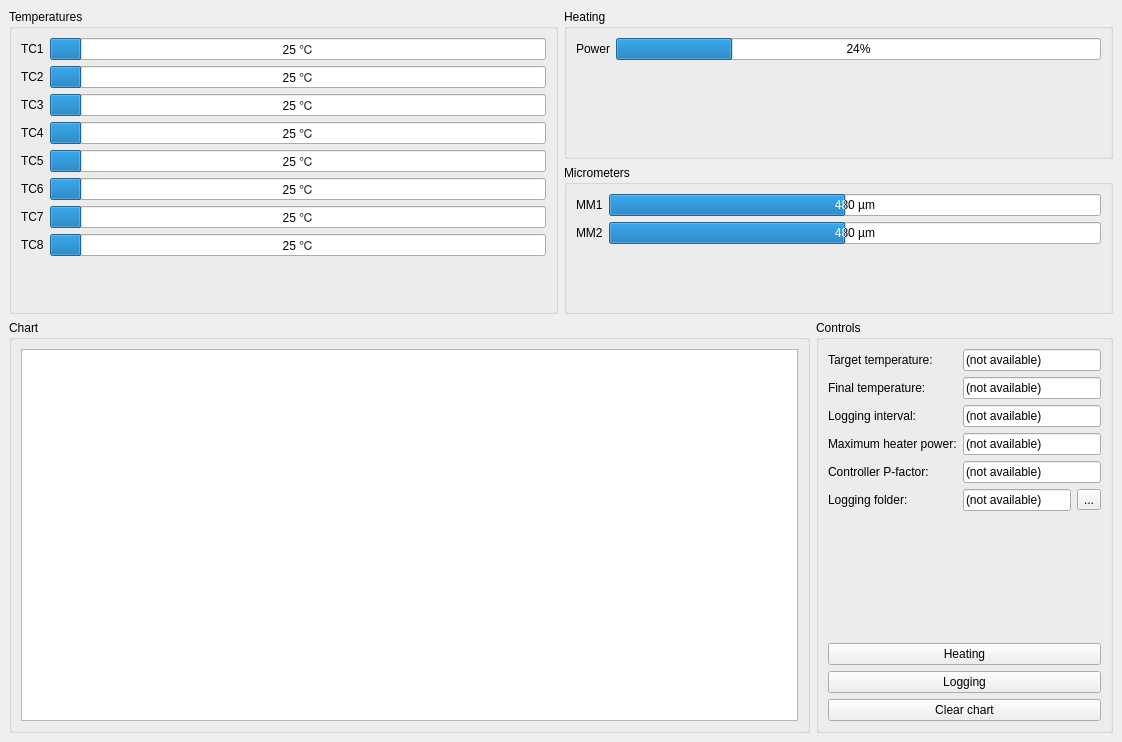
<?xml version="1.0" encoding="UTF-8"?>
<ui version="4.0">
 <class>MainWindow</class>
 <widget class="QMainWindow" name="MainWindow">
  <property name="geometry">
   <rect>
    <x>0</x>
    <y>0</y>
    <width>1122</width>
    <height>742</height>
   </rect>
  </property>
  <property name="minimumSize">
   <size>
    <width>950</width>
    <height>500</height>
   </size>
  </property>
  <property name="windowTitle">
   <string>Heater control</string>
  </property>
  <widget class="QWidget" name="widgetMainWindow">
   <property name="styleSheet">
    <string notr="true"/>
   </property>
   <layout class="QVBoxLayout" name="verticalLayout_3" stretch="0,1">
    <item>
     <layout class="QHBoxLayout" name="layTopRow">
      <item>
       <widget class="QGroupBox" name="grpTemperatures">
        <property name="title">
         <string>Temperatures</string>
        </property>
        <layout class="QFormLayout" name="formLayout_2">
         <item row="0" column="0">
          <widget class="QLabel" name="label_7">
           <property name="text">
            <string>TC1</string>
           </property>
          </widget>
         </item>
         <item row="0" column="1">
          <widget class="QProgressBar" name="pbTC8">
           <property name="sizePolicy">
            <sizepolicy hsizetype="MinimumExpanding" vsizetype="Minimum">
             <horstretch>0</horstretch>
             <verstretch>0</verstretch>
            </sizepolicy>
           </property>
           <property name="minimum">
            <number>20</number>
           </property>
           <property name="maximum">
            <number>100</number>
           </property>
           <property name="value">
            <number>25</number>
           </property>
           <property name="alignment">
            <set>Qt::AlignmentFlag::AlignCenter</set>
           </property>
           <property name="textVisible">
            <bool>true</bool>
           </property>
           <property name="invertedAppearance">
            <bool>false</bool>
           </property>
           <property name="format">
            <string>%v ℃</string>
           </property>
          </widget>
         </item>
         <item row="1" column="0">
          <widget class="QLabel" name="label_8">
           <property name="text">
            <string>TC2</string>
           </property>
          </widget>
         </item>
         <item row="1" column="1">
          <widget class="QProgressBar" name="pbTC7">
           <property name="sizePolicy">
            <sizepolicy hsizetype="MinimumExpanding" vsizetype="Minimum">
             <horstretch>0</horstretch>
             <verstretch>0</verstretch>
            </sizepolicy>
           </property>
           <property name="minimum">
            <number>20</number>
           </property>
           <property name="maximum">
            <number>100</number>
           </property>
           <property name="value">
            <number>25</number>
           </property>
           <property name="alignment">
            <set>Qt::AlignmentFlag::AlignCenter</set>
           </property>
           <property name="textVisible">
            <bool>true</bool>
           </property>
           <property name="invertedAppearance">
            <bool>false</bool>
           </property>
           <property name="format">
            <string>%v ℃</string>
           </property>
          </widget>
         </item>
         <item row="2" column="0">
          <widget class="QLabel" name="label_9">
           <property name="text">
            <string>TC3</string>
           </property>
          </widget>
         </item>
         <item row="2" column="1">
          <widget class="QProgressBar" name="pbTC6">
           <property name="sizePolicy">
            <sizepolicy hsizetype="MinimumExpanding" vsizetype="Minimum">
             <horstretch>0</horstretch>
             <verstretch>0</verstretch>
            </sizepolicy>
           </property>
           <property name="minimum">
            <number>20</number>
           </property>
           <property name="maximum">
            <number>100</number>
           </property>
           <property name="value">
            <number>25</number>
           </property>
           <property name="alignment">
            <set>Qt::AlignmentFlag::AlignCenter</set>
           </property>
           <property name="textVisible">
            <bool>true</bool>
           </property>
           <property name="invertedAppearance">
            <bool>false</bool>
           </property>
           <property name="format">
            <string>%v ℃</string>
           </property>
          </widget>
         </item>
         <item row="3" column="0">
          <widget class="QLabel" name="label_10">
           <property name="text">
            <string>TC4</string>
           </property>
          </widget>
         </item>
         <item row="3" column="1">
          <widget class="QProgressBar" name="pbTC5">
           <property name="sizePolicy">
            <sizepolicy hsizetype="MinimumExpanding" vsizetype="Minimum">
             <horstretch>0</horstretch>
             <verstretch>0</verstretch>
            </sizepolicy>
           </property>
           <property name="minimum">
            <number>20</number>
           </property>
           <property name="maximum">
            <number>100</number>
           </property>
           <property name="value">
            <number>25</number>
           </property>
           <property name="alignment">
            <set>Qt::AlignmentFlag::AlignCenter</set>
           </property>
           <property name="textVisible">
            <bool>true</bool>
           </property>
           <property name="invertedAppearance">
            <bool>false</bool>
           </property>
           <property name="format">
            <string>%v ℃</string>
           </property>
          </widget>
         </item>
         <item row="4" column="0">
          <widget class="QLabel" name="label_11">
           <property name="text">
            <string>TC5</string>
           </property>
          </widget>
         </item>
         <item row="4" column="1">
          <widget class="QProgressBar" name="pbTC4">
           <property name="sizePolicy">
            <sizepolicy hsizetype="MinimumExpanding" vsizetype="Minimum">
             <horstretch>0</horstretch>
             <verstretch>0</verstretch>
            </sizepolicy>
           </property>
           <property name="minimum">
            <number>20</number>
           </property>
           <property name="maximum">
            <number>100</number>
           </property>
           <property name="value">
            <number>25</number>
           </property>
           <property name="alignment">
            <set>Qt::AlignmentFlag::AlignCenter</set>
           </property>
           <property name="textVisible">
            <bool>true</bool>
           </property>
           <property name="invertedAppearance">
            <bool>false</bool>
           </property>
           <property name="format">
            <string>%v ℃</string>
           </property>
          </widget>
         </item>
         <item row="5" column="0">
          <widget class="QLabel" name="label_12">
           <property name="text">
            <string>TC6</string>
           </property>
          </widget>
         </item>
         <item row="5" column="1">
          <widget class="QProgressBar" name="pbTC3">
           <property name="sizePolicy">
            <sizepolicy hsizetype="MinimumExpanding" vsizetype="Minimum">
             <horstretch>0</horstretch>
             <verstretch>0</verstretch>
            </sizepolicy>
           </property>
           <property name="minimum">
            <number>20</number>
           </property>
           <property name="maximum">
            <number>100</number>
           </property>
           <property name="value">
            <number>25</number>
           </property>
           <property name="alignment">
            <set>Qt::AlignmentFlag::AlignCenter</set>
           </property>
           <property name="textVisible">
            <bool>true</bool>
           </property>
           <property name="invertedAppearance">
            <bool>false</bool>
           </property>
           <property name="format">
            <string>%v ℃</string>
           </property>
          </widget>
         </item>
         <item row="6" column="0">
          <widget class="QLabel" name="label_13">
           <property name="text">
            <string>TC7</string>
           </property>
          </widget>
         </item>
         <item row="6" column="1">
          <widget class="QProgressBar" name="pbTC2">
           <property name="sizePolicy">
            <sizepolicy hsizetype="MinimumExpanding" vsizetype="Minimum">
             <horstretch>0</horstretch>
             <verstretch>0</verstretch>
            </sizepolicy>
           </property>
           <property name="minimum">
            <number>20</number>
           </property>
           <property name="maximum">
            <number>100</number>
           </property>
           <property name="value">
            <number>25</number>
           </property>
           <property name="alignment">
            <set>Qt::AlignmentFlag::AlignCenter</set>
           </property>
           <property name="textVisible">
            <bool>true</bool>
           </property>
           <property name="invertedAppearance">
            <bool>false</bool>
           </property>
           <property name="format">
            <string>%v ℃</string>
           </property>
          </widget>
         </item>
         <item row="7" column="0">
          <widget class="QLabel" name="label_14">
           <property name="text">
            <string>TC8</string>
           </property>
          </widget>
         </item>
         <item row="7" column="1">
          <widget class="QProgressBar" name="pbTC1">
           <property name="sizePolicy">
            <sizepolicy hsizetype="MinimumExpanding" vsizetype="Minimum">
             <horstretch>0</horstretch>
             <verstretch>0</verstretch>
            </sizepolicy>
           </property>
           <property name="minimum">
            <number>20</number>
           </property>
           <property name="maximum">
            <number>100</number>
           </property>
           <property name="value">
            <number>25</number>
           </property>
           <property name="alignment">
            <set>Qt::AlignmentFlag::AlignCenter</set>
           </property>
           <property name="textVisible">
            <bool>true</bool>
           </property>
           <property name="invertedAppearance">
            <bool>false</bool>
           </property>
           <property name="textDirection">
            <enum>QProgressBar::Direction::TopToBottom</enum>
           </property>
           <property name="format">
            <string>%v ℃</string>
           </property>
          </widget>
         </item>
         <item row="8" column="0">
          <spacer name="verticalSpacer">
           <property name="orientation">
            <enum>Qt::Orientation::Vertical</enum>
           </property>
           <property name="sizeHint" stdset="0">
            <size>
             <width>20</width>
             <height>40</height>
            </size>
           </property>
          </spacer>
         </item>
        </layout>
       </widget>
      </item>
      <item>
       <layout class="QVBoxLayout" name="verticalLayout_2">
        <item>
         <widget class="QGroupBox" name="grpHeating">
          <property name="title">
           <string>Heating</string>
          </property>
          <layout class="QFormLayout" name="formLayout_3">
           <item row="1" column="0">
            <spacer name="verticalSpacer_2">
             <property name="orientation">
              <enum>Qt::Orientation::Vertical</enum>
             </property>
             <property name="sizeHint" stdset="0">
              <size>
               <width>20</width>
               <height>40</height>
              </size>
             </property>
            </spacer>
           </item>
           <item row="0" column="1">
            <widget class="QProgressBar" name="pbHeaterPwm">
             <property name="value">
              <number>24</number>
             </property>
             <property name="alignment">
              <set>Qt::AlignmentFlag::AlignCenter</set>
             </property>
             <property name="format">
              <string>%p%</string>
             </property>
            </widget>
           </item>
           <item row="0" column="0">
            <widget class="QLabel" name="label_17">
             <property name="text">
              <string>Power</string>
             </property>
            </widget>
           </item>
          </layout>
         </widget>
        </item>
        <item>
         <widget class="QGroupBox" name="grpMicrometers">
          <property name="title">
           <string>Micrometers</string>
          </property>
          <layout class="QFormLayout" name="formLayout_4">
           <item row="0" column="0">
            <widget class="QLabel" name="label_15">
             <property name="text">
              <string>MM1</string>
             </property>
            </widget>
           </item>
           <item row="0" column="1">
            <widget class="QProgressBar" name="pbMicrometer2">
             <property name="maximum">
              <number>1000</number>
             </property>
             <property name="value">
              <number>480</number>
             </property>
             <property name="alignment">
              <set>Qt::AlignmentFlag::AlignCenter</set>
             </property>
             <property name="format">
              <string>%v µm</string>
             </property>
            </widget>
           </item>
           <item row="1" column="0">
            <widget class="QLabel" name="label_16">
             <property name="text">
              <string>MM2</string>
             </property>
            </widget>
           </item>
           <item row="1" column="1">
            <widget class="QProgressBar" name="pbMicrometer1">
             <property name="maximum">
              <number>1000</number>
             </property>
             <property name="value">
              <number>480</number>
             </property>
             <property name="alignment">
              <set>Qt::AlignmentFlag::AlignCenter</set>
             </property>
             <property name="format">
              <string>%v µm</string>
             </property>
            </widget>
           </item>
           <item row="2" column="0">
            <spacer name="verticalSpacer_3">
             <property name="orientation">
              <enum>Qt::Orientation::Vertical</enum>
             </property>
             <property name="sizeHint" stdset="0">
              <size>
               <width>20</width>
               <height>40</height>
              </size>
             </property>
            </spacer>
           </item>
          </layout>
         </widget>
        </item>
       </layout>
      </item>
     </layout>
    </item>
    <item>
     <layout class="QHBoxLayout" name="layBotRow" stretch="1,0">
      <item>
       <widget class="QGroupBox" name="groupBox">
        <property name="title">
         <string>Chart</string>
        </property>
        <layout class="QHBoxLayout" name="horizontalLayout_3">
         <item>
          <widget class="XYGraph" name="gvXYGraph"/>
         </item>
        </layout>
       </widget>
      </item>
      <item>
       <widget class="QGroupBox" name="grpControls">
        <property name="title">
         <string>Controls</string>
        </property>
        <layout class="QVBoxLayout" name="verticalLayout">
         <item>
          <layout class="QFormLayout" name="formLayout">
           <item row="0" column="0">
            <widget class="QLabel" name="label">
             <property name="text">
              <string>Target temperature:</string>
             </property>
            </widget>
           </item>
           <item row="0" column="1">
            <widget class="QLineEdit" name="edtTemperatureTarget">
             <property name="text">
              <string>(not available)</string>
             </property>
            </widget>
           </item>
           <item row="1" column="0">
            <widget class="QLabel" name="label_2">
             <property name="text">
              <string>Final temperature:</string>
             </property>
            </widget>
           </item>
           <item row="1" column="1">
            <widget class="QLineEdit" name="edtTemperatureFinal">
             <property name="text">
              <string>(not available)</string>
             </property>
            </widget>
           </item>
           <item row="2" column="0">
            <widget class="QLabel" name="label_3">
             <property name="text">
              <string>Logging interval:</string>
             </property>
            </widget>
           </item>
           <item row="2" column="1">
            <widget class="QLineEdit" name="edtLoggingInterval">
             <property name="text">
              <string>(not available)</string>
             </property>
            </widget>
           </item>
           <item row="3" column="0">
            <widget class="QLabel" name="label_4">
             <property name="text">
              <string>Maximum heater power:</string>
             </property>
            </widget>
           </item>
           <item row="3" column="1">
            <widget class="QLineEdit" name="edtPwmMax">
             <property name="text">
              <string>(not available)</string>
             </property>
            </widget>
           </item>
           <item row="4" column="0">
            <widget class="QLabel" name="label_5">
             <property name="text">
              <string>Controller P-factor:</string>
             </property>
            </widget>
           </item>
           <item row="4" column="1">
            <widget class="QLineEdit" name="edtPFactor">
             <property name="text">
              <string>(not available)</string>
             </property>
            </widget>
           </item>
           <item row="5" column="0">
            <widget class="QLabel" name="label_6">
             <property name="text">
              <string>Logging folder:</string>
             </property>
            </widget>
           </item>
           <item row="5" column="1">
            <layout class="QHBoxLayout" name="horizontalLayout_2">
             <item>
              <widget class="QLineEdit" name="edtLoggingFolder">
               <property name="text">
                <string>(not available)</string>
               </property>
              </widget>
             </item>
             <item>
              <widget class="QToolButton" name="tbSelectFolder">
               <property name="text">
                <string>...</string>
               </property>
              </widget>
             </item>
            </layout>
           </item>
          </layout>
         </item>
         <item>
          <layout class="QVBoxLayout" name="verticalLayout_4">
           <item>
            <widget class="QPushButton" name="btnControllerActive">
             <property name="text">
              <string>Heating</string>
             </property>
             <property name="checkable">
              <bool>true</bool>
             </property>
             <property name="checked">
              <bool>false</bool>
             </property>
             <property name="default">
              <bool>false</bool>
             </property>
            </widget>
           </item>
           <item>
            <widget class="QPushButton" name="btnLoggingActive">
             <property name="text">
              <string>Logging</string>
             </property>
             <property name="checkable">
              <bool>true</bool>
             </property>
             <property name="checked">
              <bool>false</bool>
             </property>
            </widget>
           </item>
           <item>
            <widget class="QPushButton" name="btnClearChart">
             <property name="text">
              <string>Clear chart</string>
             </property>
            </widget>
           </item>
          </layout>
         </item>
        </layout>
       </widget>
      </item>
     </layout>
    </item>
   </layout>
  </widget>
 </widget>
 <customwidgets>
  <customwidget>
   <class>XYGraph</class>
   <extends>QGraphicsView</extends>
   <header>.xygraph</header>
  </customwidget>
 </customwidgets>
 <tabstops>
  <tabstop>btnLoggingActive</tabstop>
  <tabstop>edtTemperatureTarget</tabstop>
  <tabstop>edtTemperatureFinal</tabstop>
  <tabstop>edtLoggingInterval</tabstop>
  <tabstop>edtPwmMax</tabstop>
  <tabstop>edtPFactor</tabstop>
  <tabstop>edtLoggingFolder</tabstop>
  <tabstop>tbSelectFolder</tabstop>
 </tabstops>
 <resources/>
 <connections/>
</ui>
